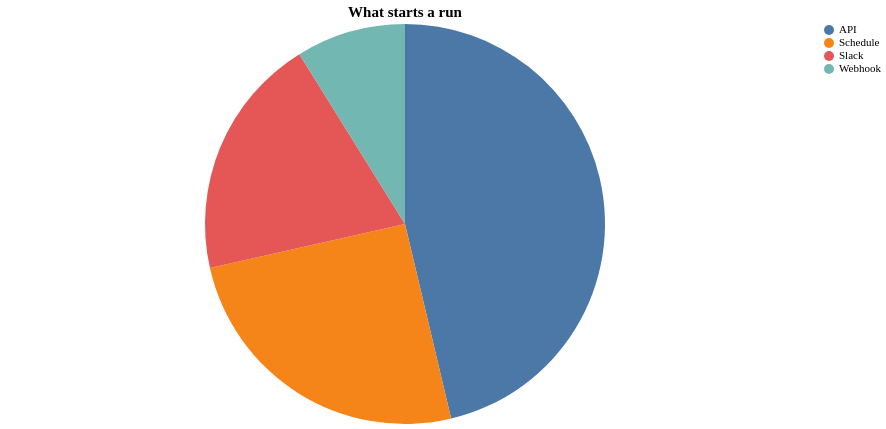

The Vega-Lite source for this figure:
### Vega-Lite specification from a JSON file in a GitHub repository (floating-point values rounded to 4 significant figures)
{"config": {"view": {"continuousWidth": 300, "continuousHeight": 300, "stroke": "#d9e2ec"}, "axis": {"labelAngle": 0, "labelFontSize": 11, "titleFontSize": 12, "titleFontWeight": 600, "labelFont": "Hanken Grotesk", "titleFont": "Hanken Grotesk"}, "legend": {"labelFontSize": 11, "titleFontSize": 12, "titleFontWeight": 600, "labelFont": "Hanken Grotesk", "titleFont": "Hanken Grotesk"}, "title": {"fontSize": 15, "fontWeight": 600, "subtitleFontSize": 12, "subtitleFontWeight": 400, "font": "Hanken Grotesk", "subtitleFont": "Hanken Grotesk"}}, "data": {"name": "data-87e40862fee4f0907f49e36ab666925d"}, "mark": {"type": "arc"}, "encoding": {"color": {"field": "trigger", "title": null, "type": "nominal"}, "theta": {"field": "runs", "title": "Runs", "type": "quantitative"}, "tooltip": [{"field": "trigger", "type": "nominal"}, {"field": "runs", "type": "quantitative"}]}, "height": 400, "title": "What starts a run", "width": 800, "$schema": "https://vega.github.io/schema/vega-lite/v6.4.1.json", "datasets": {"data-87e40862fee4f0907f49e36ab666925d": [{"trigger": "API", "runs": 1056}, {"trigger": "Schedule", "runs": 574}, {"trigger": "Slack", "runs": 449}, {"trigger": "Webhook", "runs": 202}]}}
